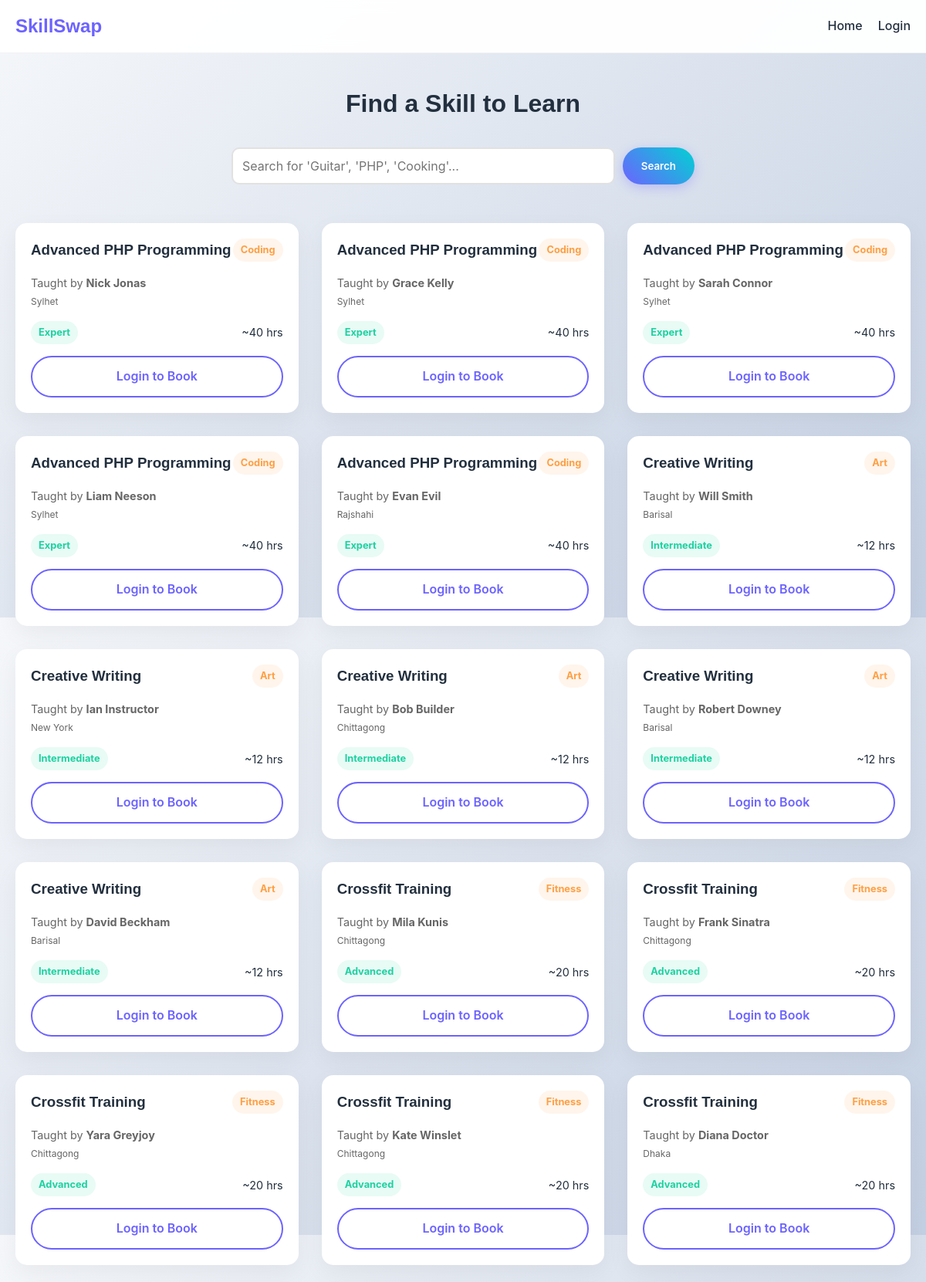
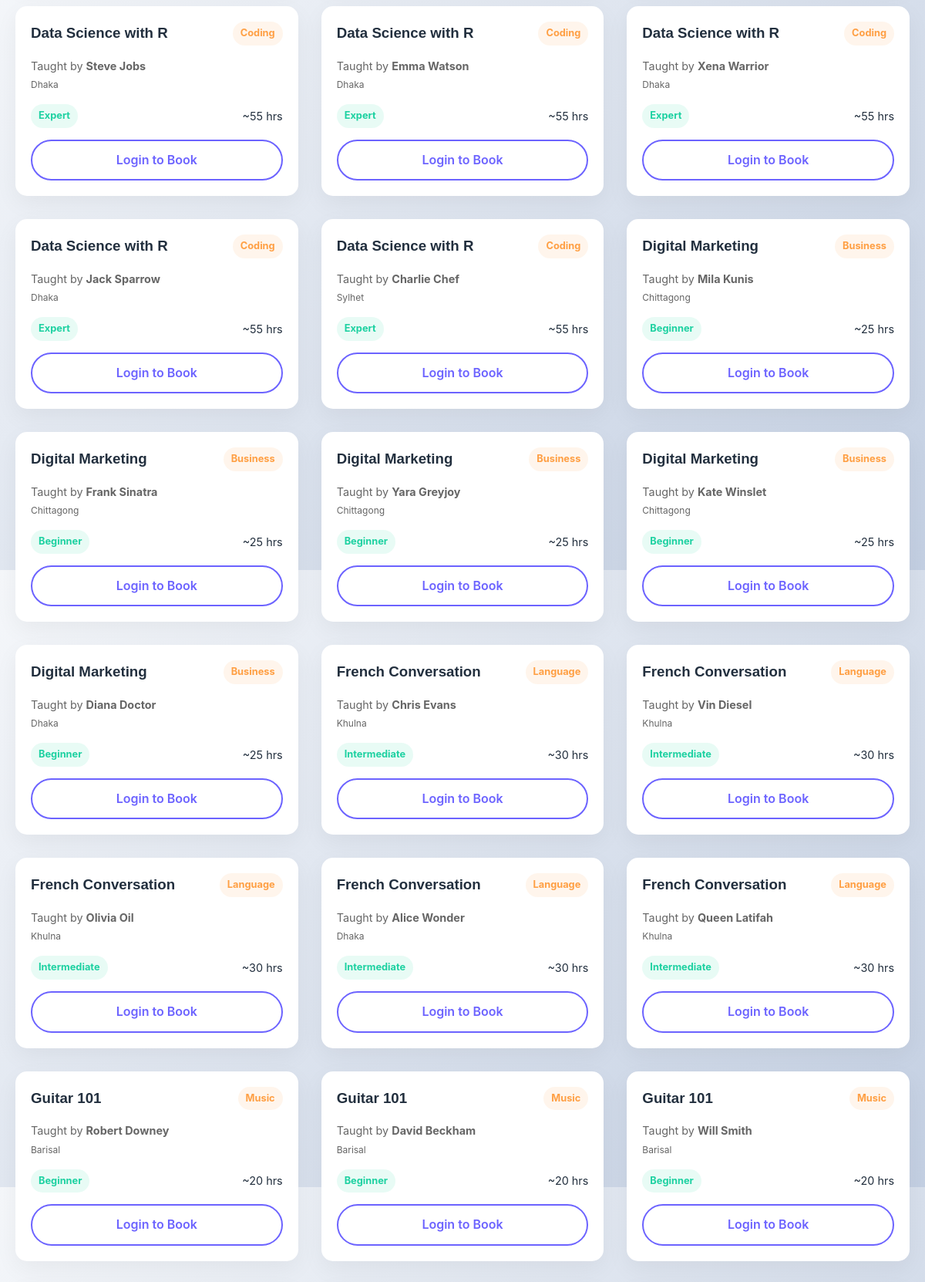
The page /skills.php (upper part) on the database its author committed (2 pictures, top to bottom).
### tables this page shows
CREATE TABLE `teaches` (
    `teacher_id` INT,
    `skill_id` INT,
    `proficiency_level` VARCHAR(100),

    PRIMARY KEY (`teacher_id`, `skill_id`),

    FOREIGN KEY (`teacher_id`) REFERENCES `teacher`(`teacher_id`)
        ON DELETE CASCADE,
    FOREIGN KEY (`skill_id`) REFERENCES `skill`(`skill_id`)
        ON DELETE CASCADE
);

CREATE TABLE `skill` (
    `skill_id` INT AUTO_INCREMENT PRIMARY KEY,
    `title` VARCHAR(200) NOT NULL,
    `category` VARCHAR(100),
    `difficulty_level` VARCHAR(50),
    `difficulty_notes` VARCHAR(255),
    `est_learning_time` INT,
    `is_verified` BOOLEAN DEFAULT FALSE
);

CREATE TABLE `user` (
    `user_id` INT AUTO_INCREMENT PRIMARY KEY,
    
    `first_name` VARCHAR(50),
    `last_name` VARCHAR(50),
    `email` VARCHAR(120) UNIQUE NOT NULL,
    `password` VARCHAR(100) NOT NULL,
    `role` ENUM('admin','user') DEFAULT 'user',
    `preferred_language` VARCHAR(50),
    `city` VARCHAR(80),
    `country` VARCHAR(80),

    `skillpoints` INT DEFAULT 0,
    
     
    `warning_count` INT DEFAULT 0,
    `is_suspended` BOOLEAN DEFAULT FALSE,
    
     
    `profile_picture` VARCHAR(255) DEFAULT 'default.png'
);

### skills.php (the view, shortened to what this page needs)
<?php
include 'includes/db.php';
$where = "WHERE 1";
$user_city = "";
$sql = "SELECT t.*, u.first_name, u.last_name, u.city, s.title, s.category, s.difficulty_level, s.est_learning_time,
        (CASE WHEN u.city = '$user_city' AND '$user_city' != '' THEN 1 ELSE 0 END) as is_nearby
        FROM teaches t
        JOIN user u ON t.teacher_id = u.user_id
        JOIN skill s ON t.skill_id = s.skill_id
        $where
        ORDER BY is_nearby DESC, s.title ASC";
$result = $conn->query($sql);
?>
<!DOCTYPE html>
<html lang="en">
<head>
    <link rel="stylesheet" href="css/style.css">
</head>
<body>
<header>
    <div class="container">
        <nav>
            <a href="index.php" class="logo">SkillSwap</a>
            <div class="nav-links">
                <a href="index.php">Home</a>
                <?php if(isset($_SESSION['user_id'])): ?>
                    <a href="dashboard.php">Dashboard</a>
                    <a href="logout.php" class="btn btn-outline">Logout</a>
                <?php else: ?>
                    <a href="login.php">Login</a>
                <?php endif; ?>
            </div>
        </nav>
    </div>
</header>
<div class="container" style="padding: 40px 20px;">
    <h1 style="text-align: center; margin-bottom: 30px;">Find a Skill to Learn</h1>
    <form action="" method="GET" style="max-width: 600px; margin: 0 auto 50px; display: flex; gap: 10px;">
        <input type="text" name="search" placeholder="Search for 'Guitar', 'PHP', 'Cooking'..." value="<?php echo isset($_GET['search']) ? htmlspecialchars($_GET['search']) : ''; ?>">
        <button type="submit" class="btn btn-primary">Search</button>
    </form>
    <div class="grid-3">
        <?php if($result->num_rows > 0): ?>
            <?php while($row = $result->fetch_assoc()): ?>
                <div class="card">
                    <span class="badge badge-warning" style="float: right;"><?php echo $row['category']; ?></span>
                    <h3><?php echo $row['title']; ?></h3>
                    <p style="color: #666; font-size: 0.9rem; margin-bottom: 15px;">
                        Taught by <strong><?php echo $row['first_name'] . ' ' . $row['last_name']; ?></strong><br>
                        <small><?php echo $row['city']; ?>
                        </small>
                    </p>
                    <div style="display: flex; justify-content: space-between; align-items: center; margin-bottom: 15px;">
                        <span class="badge badge-success"><?php echo $row['difficulty_level']; ?></span>
                        <span style="font-size: 0.9rem;">~<?php echo $row['est_learning_time']; ?> hrs</span>
                    </div>
                    <?php if(isset($_SESSION['user_id']) && $_SESSION['user_id'] != $row['teacher_id']): ?>
                        <a href="book_session.php?teacher_id=<?php echo $row['teacher_id']; ?>&skill_id=<?php echo $row['skill_id']; ?>" class="btn btn-outline" style="width: 100%; text-align: center;">Request Session</a>
                    <?php elseif(!isset($_SESSION['user_id'])): ?>
                        <a href="login.php" class="btn btn-outline" style="width: 100%; text-align: center;">Login to Book</a>
                    <?php else: ?>
                         <button disabled class="btn btn-outline" style="width: 100%; border-color: #eee; color: #aaa;">Your Listing</button>
                    <?php endif; ?>
                </div>
            <?php endwhile; ?>
        <?php else: ?>
            <p style="grid-column: 1/-1; text-align: center;">No teaching offers found matching your criteria.</p>
        <?php endif; ?>
    </div>
</div>
</body>
</html>

### css/style.css (style rules this page uses)
:root { --primary: #6C63FF; --primary-dark: #5a52d5; --secondary: #00D2D3; --accent: #FF9F43; --danger: #FF6B6B; --success: #1dd1a1; --dark: #222f3e; --light: #f8f9fa; --glass: rgba(255, 255, 255, 0.95); --glass-border: rgba(255, 255, 255, 0.2); --font-heading: 'Poppins', sans-serif; --font-body: 'Inter', sans-serif; }
* { margin: 0; padding: 0; box-sizing: border-box; font-family: var(--font-body); }
body { background: linear-gradient(135deg, #f5f7fa 0%, #c3cfe2 100%); color: var(--dark); line-height: 1.6; min-height: 100vh; }
h1, h2, h3, h4, h5, h6 { font-family: var(--font-heading); color: var(--dark); margin-bottom: 1rem; }
a { text-decoration: none; color: var(--primary); transition: all 0.3s ease; }
.container { max-width: 1200px; margin: 0 auto; padding: 0 20px; }
.btn { display: inline-block; padding: 12px 24px; border-radius: 50px; font-weight: 600; cursor: pointer; border: none; transition: transform 0.2s, box-shadow 0.2s; }
.btn-primary { background: linear-gradient(45deg, var(--primary), var(--secondary)); color: white; box-shadow: 0 4px 15px rgba(108, 99, 255, 0.3); }
.btn-outline { background: transparent; border: 2px solid var(--primary); color: var(--primary); }
.card { background: white; border-radius: 15px; padding: 20px; box-shadow: 0 10px 30px rgba(0,0,0,0.05); transition: transform 0.3s; }
.badge { padding: 5px 10px; border-radius: 20px; font-size: 0.8rem; font-weight: bold; }
.badge-success { background: rgba(29, 209, 161, 0.1); color: var(--success); }
.badge-warning { background: rgba(255, 159, 67, 0.1); color: var(--accent); }
header { background: var(--glass); backdrop-filter: blur(10px); position: sticky; top: 0; z-index: 1000; border-bottom: 1px solid rgba(0,0,0,0.05); padding: 15px 0; }
nav { display: flex; justify-content: space-between; align-items: center; }
.logo { font-size: 1.5rem; font-weight: 800; color: var(--primary); font-family: var(--font-heading); }
.nav-links { display: flex; gap: 20px; }
.nav-links a { color: var(--dark); font-weight: 500; }
input, select, textarea { width: 100%; padding: 12px; border: 2px solid #e1e1e1; border-radius: 10px; font-size: 1rem; transition: border-color 0.3s; }
.grid-3 { display: grid; grid-template-columns: repeat(3, 1fr); gap: 30px; }

### rows shown on the page
teaches: skill.category "Coding", skill.title "Advanced PHP Programming", user.first_name "Nick", user.last_name "Jonas", user.city "Sylhet", skill.difficulty_level "Expert", skill.est_learning_time "40"
teaches: skill.category "Coding", skill.title "Advanced PHP Programming", user.first_name "Grace", user.last_name "Kelly", user.city "Sylhet", skill.difficulty_level "Expert", skill.est_learning_time "40"
teaches: skill.category "Coding", skill.title "Advanced PHP Programming", user.first_name "Sarah", user.last_name "Connor", user.city "Sylhet", skill.difficulty_level "Expert", skill.est_learning_time "40"
teaches: skill.category "Coding", skill.title "Advanced PHP Programming", user.first_name "Liam", user.last_name "Neeson", user.city "Sylhet", skill.difficulty_level "Expert", skill.est_learning_time "40"
teaches: skill.category "Coding", skill.title "Advanced PHP Programming", user.first_name "Evan", user.last_name "Evil", user.city "Rajshahi", skill.difficulty_level "Expert", skill.est_learning_time "40"
teaches: skill.category "Art", skill.title "Creative Writing", user.first_name "Will", user.last_name "Smith", user.city "Barisal", skill.difficulty_level "Intermediate", skill.est_learning_time "12"
teaches: skill.category "Art", skill.title "Creative Writing", user.first_name "Ian", user.last_name "Instructor", user.city "New York", skill.difficulty_level "Intermediate", skill.est_learning_time "12"
teaches: skill.category "Art", skill.title "Creative Writing", user.first_name "Bob", user.last_name "Builder", user.city "Chittagong", skill.difficulty_level "Intermediate", skill.est_learning_time "12"
teaches: skill.category "Art", skill.title "Creative Writing", user.first_name "Robert", user.last_name "Downey", user.city "Barisal", skill.difficulty_level "Intermediate", skill.est_learning_time "12"
teaches: skill.category "Art", skill.title "Creative Writing", user.first_name "David", user.last_name "Beckham", user.city "Barisal", skill.difficulty_level "Intermediate", skill.est_learning_time "12"
teaches: skill.category "Fitness", skill.title "Crossfit Training", user.first_name "Mila", user.last_name "Kunis", user.city "Chittagong", skill.difficulty_level "Advanced", skill.est_learning_time "20"
teaches: skill.category "Fitness", skill.title "Crossfit Training", user.first_name "Frank", user.last_name "Sinatra", user.city "Chittagong", skill.difficulty_level "Advanced", skill.est_learning_time "20"
teaches: skill.category "Fitness", skill.title "Crossfit Training", user.first_name "Yara", user.last_name "Greyjoy", user.city "Chittagong", skill.difficulty_level "Advanced", skill.est_learning_time "20"
teaches: skill.category "Fitness", skill.title "Crossfit Training", user.first_name "Kate", user.last_name "Winslet", user.city "Chittagong", skill.difficulty_level "Advanced", skill.est_learning_time "20"
teaches: skill.category "Fitness", skill.title "Crossfit Training", user.first_name "Diana", user.last_name "Doctor", user.city "Dhaka", skill.difficulty_level "Advanced", skill.est_learning_time "20"
teaches: skill.category "Coding", skill.title "Data Science with R", user.first_name "Steve", user.last_name "Jobs", user.city "Dhaka", skill.difficulty_level "Expert", skill.est_learning_time "55"
teaches: skill.category "Coding", skill.title "Data Science with R", user.first_name "Emma", user.last_name "Watson", user.city "Dhaka", skill.difficulty_level "Expert", skill.est_learning_time "55"
teaches: skill.category "Coding", skill.title "Data Science with R", user.first_name "Xena", user.last_name "Warrior", user.city "Dhaka", skill.difficulty_level "Expert", skill.est_learning_time "55"
teaches: skill.category "Coding", skill.title "Data Science with R", user.first_name "Jack", user.last_name "Sparrow", user.city "Dhaka", skill.difficulty_level "Expert", skill.est_learning_time "55"
teaches: skill.category "Coding", skill.title "Data Science with R", user.first_name "Charlie", user.last_name "Chef", user.city "Sylhet", skill.difficulty_level "Expert", skill.est_learning_time "55"
teaches: skill.category "Business", skill.title "Digital Marketing", user.first_name "Mila", user.last_name "Kunis", user.city "Chittagong", skill.difficulty_level "Beginner", skill.est_learning_time "25"
teaches: skill.category "Business", skill.title "Digital Marketing", user.first_name "Frank", user.last_name "Sinatra", user.city "Chittagong", skill.difficulty_level "Beginner", skill.est_learning_time "25"
teaches: skill.category "Business", skill.title "Digital Marketing", user.first_name "Yara", user.last_name "Greyjoy", user.city "Chittagong", skill.difficulty_level "Beginner", skill.est_learning_time "25"
teaches: skill.category "Business", skill.title "Digital Marketing", user.first_name "Kate", user.last_name "Winslet", user.city "Chittagong", skill.difficulty_level "Beginner", skill.est_learning_time "25"
teaches: skill.category "Business", skill.title "Digital Marketing", user.first_name "Diana", user.last_name "Doctor", user.city "Dhaka", skill.difficulty_level "Beginner", skill.est_learning_time "25"
teaches: skill.category "Language", skill.title "French Conversation", user.first_name "Chris", user.last_name "Evans", user.city "Khulna", skill.difficulty_level "Intermediate", skill.est_learning_time "30"
teaches: skill.category "Language", skill.title "French Conversation", user.first_name "Vin", user.last_name "Diesel", user.city "Khulna", skill.difficulty_level "Intermediate", skill.est_learning_time "30"
teaches: skill.category "Language", skill.title "French Conversation", user.first_name "Olivia", user.last_name "Oil", user.city "Khulna", skill.difficulty_level "Intermediate", skill.est_learning_time "30"
teaches: skill.category "Language", skill.title "French Conversation", user.first_name "Alice", user.last_name "Wonder", user.city "Dhaka", skill.difficulty_level "Intermediate", skill.est_learning_time "30"
teaches: skill.category "Language", skill.title "French Conversation", user.first_name "Queen", user.last_name "Latifah", user.city "Khulna", skill.difficulty_level "Intermediate", skill.est_learning_time "30"
teaches: skill.category "Music", skill.title "Guitar 101", user.first_name "Robert", user.last_name "Downey", user.city "Barisal", skill.difficulty_level "Beginner", skill.est_learning_time "20"
teaches: skill.category "Music", skill.title "Guitar 101", user.first_name "David", user.last_name "Beckham", user.city "Barisal", skill.difficulty_level "Beginner", skill.est_learning_time "20"
teaches: skill.category "Music", skill.title "Guitar 101", user.first_name "Will", user.last_name "Smith", user.city "Barisal", skill.difficulty_level "Beginner", skill.est_learning_time "20"
